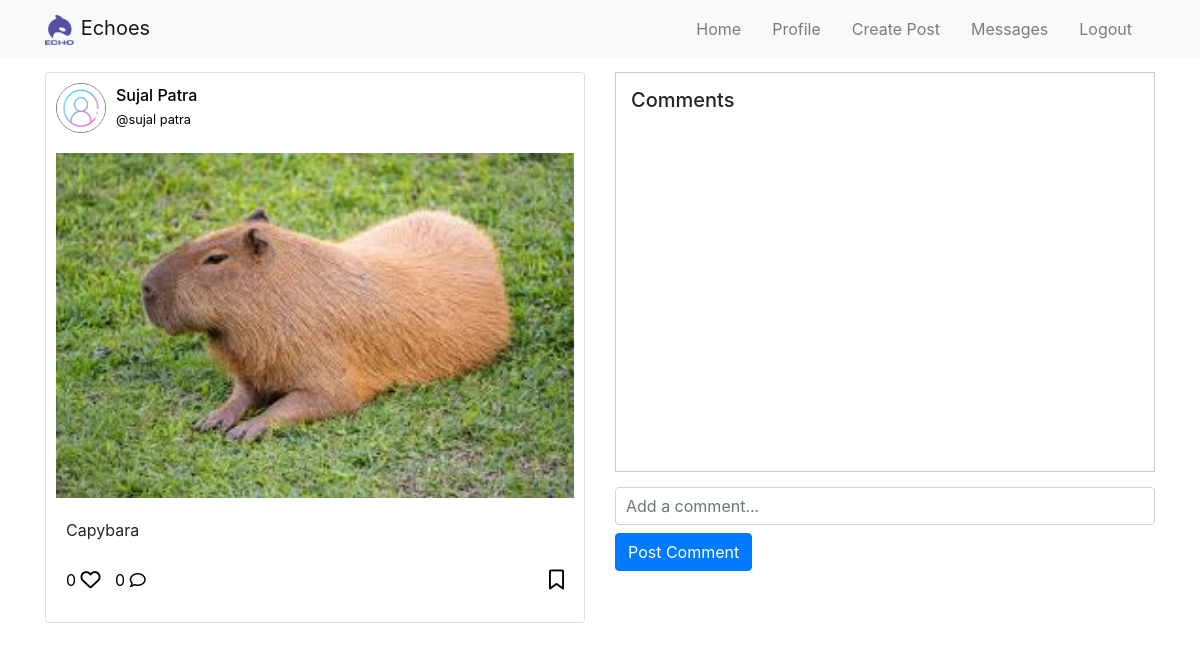
/posts/view-post/20/ (signed in), run on the app's committed database.
### posts/models.py (models this page shows)
class PostModel(models.Model):
    user = models.ForeignKey(get_user_model(), on_delete=models.CASCADE, related_name="PostModel_user",null=True)
    post = models.ImageField(upload_to="posts/", blank=True, null=True)
    caption = models.TextField(null=True, blank=True)
    likes = models.ManyToManyField(get_user_model(), related_name="PostModel_likes", blank=True)
    comments = models.ManyToManyField(CommentModel, related_name="PostModel_comments", blank=True)
    updated_at = models.DateTimeField(auto_now=True)
    created_at = models.DateTimeField(auto_now_add=True, editable=False)

### userprofile/models.py (models this page shows)
class UserProfileModel(models.Model):
    user = models.OneToOneField(get_user_model(), on_delete=models.CASCADE, related_name="UserProfileModel_user",null=True)
    profile_picture = models.ImageField(upload_to="profile_pictures/", null=True, blank=True)
    bio = models.TextField(null=True, blank=True)
    updated_at = models.DateTimeField(auto_now=True)
    created_at = models.DateTimeField(auto_now_add=True,editable=False)
    def has_profile_pic(self):
        return bool(self.profile_picture and hasattr(self.profile_picture,'url'))

### posts/views.py (the view)
# urls.py: path('view-post/<int:id>/',view_post,name='view_post'),
def view_post(request,id):
    post_instance = PostModel.objects.get(id=id)
    if request.method == 'POST':
        comment_instance = CommentModel.objects.create(user=request.user, comment=request.POST.get('comment'))
        post_instance.comments.add(comment_instance)
        post_instance.save()
        redirect('view_post',id)
    return render(request, 'view_post.html', context={"request":request,"user":request.user,"post":post_instance})

### userprofile/templatetags/custom_tags.py (called while the page is built)
@register.filter
def is_liked(obj,user):
    return obj.likes.all().filter(username=user.username).exists()

@register.filter
def is_saved(obj,user):
    return user.SavedPostModel_user.posts.all().filter(id=obj.id).exists()

### posts/templates/view_post.html (shortened to what this page needs)
{% extends "base.html" %}
{% block body %}
{% include "navbar.html" %}
{% load custom_tags%}
<div class="container mt-5 pt-4">
    <div class="row">
        <div class="col-md-6">
            <div class="card">
                <div class="post-header" style="padding: 10px 10px 0px 10px;">
                    <a href="{% url 'profile_view' post.user.username %}" class="anchor">
                    <div class="user-info">
                        {% if post.user.UserProfileModel_user.has_profile_pic %}
                        <img src="{{post.user.UserProfileModel_user.profile_picture.url}}" style="border:1px solid grey;"  alt="User Profile">
                        {%else%}
                        <img src="https://upload.wikimedia.org/wikipedia/commons/a/ac/Default_pfp.jpg" style="border:1px solid grey;" alt="User Profile">
                        {% endif %}
                        <div>
                            <h6 class="mt-0 mb-0">{{post.user.first_name}} {{post.user.last_name}}</h6>
                            <small>@{{post.user.username}}</small>
                        </div>
                    </div></a>
                </div>
                <img src="{{post.post.url}}" style="padding: 0px 10px;" class="card-img-top post-img" alt="Post Image">
                <div class="card-body">
                    <p class="card-text">{{post.caption}}</p>
                    <div class="post-actions">
                        <a href="{% url 'post_like_view' post.id %}" class="like-btn anchor">{{post.likes.all.count}}
                            {% if post|is_liked:request.user %}
                            <i class="fa fa-heart fa-lg" aria-hidden="true" style="color: red;"></i>
                            {% else %}
                            <i class="fa fa-heart-o fa-lg" aria-hidden="true"></i>
                            {% endif %}
                        </a>
                        <a href="{% url 'view_post' post.id %}" class="comment-btn anchor" style="padding-left: 10px;">{{post.comments.all.count}} <i class="fa fa-comment-o" aria-hidden="true"></i></i></a>
                        <a href="{% url 'post_save_view' post.id %}" class="save-btn anchor" style="float: inline-end;">
                            {% if post|is_saved:request.user %}
                            <i class="fa fa-bookmark fa-lg" aria-hidden="true" style="color: black;"></i>
                            {% else %}
                            <i class="fa fa-bookmark-o fa-lg" aria-hidden="true"></i>
                            {% endif %}
                        </a>
                    </div>
                </div>
            </div>
        </div>
        <div class="col-md-6">
            <div class="comment-section">
                <h5>Comments</h5>
            </div>
            <form method="post">
            <input type="text" class="form-control comment-input" placeholder="Add a comment..." name="comment">
            <button class="btn btn-primary mt-2" type="submit">Post Comment</button>
        </form>
        </div>
    </div>
</div>
{% endblock %}

### userprofile/templates/styles.html (style rules this page uses)
.post-img { width: 100%; height: auto; }
.post-actions { padding: 10px 0; }
.comment-section { height: 400px; overflow-y: scroll; border: 1px solid #ccc; padding: 15px; }
.comment-input { width: 100%; padding: 10px; margin-top: 15px; }
.anchor { text-decoration: none; color: black; }
.post-header { display: flex; align-items: center; margin-bottom: 20px; }
.user-info { display: flex; align-items: center; }
.user-info img { border-radius: 50%; width: 50px; height: 50px; margin-right: 10px; }

### data on the page
PostModel: user.UserProfileModel_user.profile_picture (picture), user.first_name "Sujal", user.last_name "Patra", user.username "sujal patra", post (picture), caption "Capybara", likes.all.count "0", comments.all.count "0"
